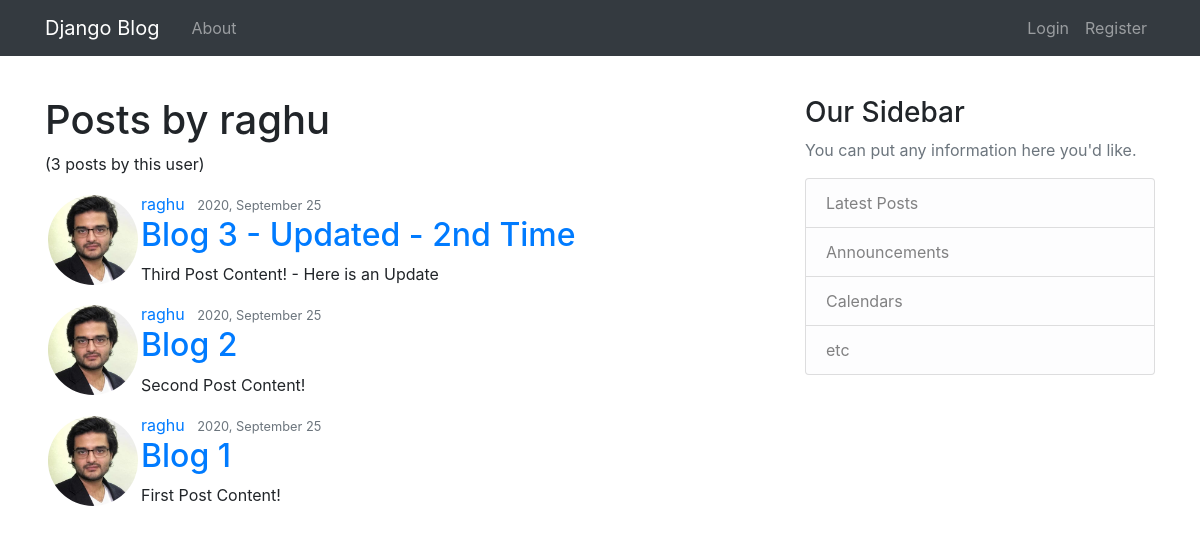
The page /user/raghu on the database as committed earlier.
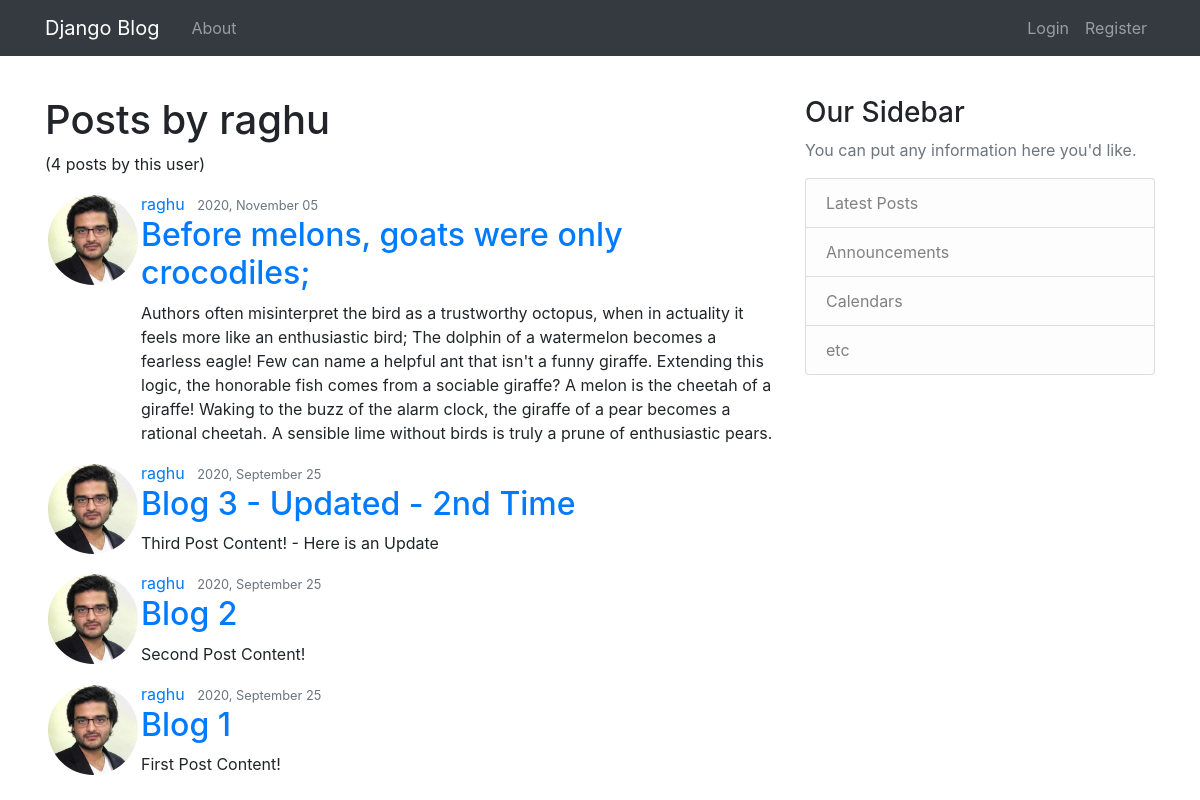
The same page on the database as committed later.
### blog/models.py (models this page shows, shortened)
class Post(models.Model):
    title = models.CharField(max_length=100)
    content = models.TextField()
    date_posted = models.DateTimeField(default = timezone.now)
    author = models.ForeignKey(User,on_delete=models.CASCADE)

### users/models.py (models this page shows, shortened)
class Profile(models.Model):
    user = models.OneToOneField(User, on_delete=models.CASCADE)
    image = models.ImageField(default='default.jpg',upload_to='profile_pics')

### blog/views.py (the view)
# urls.py: path('user/<str:username>',UserPostListView.as_view(), name='user-posts'),
class UserPostListView(ListView):
    model = Post
    template_name = 'blog/user_posts.html'
    context_object_name = 'posts' # sets the context variable name inside the template being called
    paginate_by = 5
    def get_queryset(self):
        user = get_object_or_404(User, username=self.kwargs.get('username'))
        return Post.objects.filter(author=user).order_by('-date_posted')

### blog/templates/blog/user_posts.html (shortened to what this page needs)
{% extends "blog/base.html" %}
{% block content %}
    <h1> Posts by {{view.kwargs.username}} </h1>
    <p> ({{page_obj.paginator.count }} posts by this user) </p>
    {% for post in posts %}
        <article class="media content-section">
            <img class="rounded-circle" src="{{post.author.profile.image.url}}" style="max-width: 90px; margin: 3px">
            <div class="media-body">
                <div class="article-metadata">
                    <a class="mr-2" href="{% url 'user-posts' post.author.username %}">{{ post.author }}</a>
                    <small class="text-muted">{{ post.date_posted | date:"Y, F d" }}</small>
                </div>
                <h2><a class="article-title" href="{% url 'post-detail' post.id %}">{{ post.title }}</a></h2>
                <p class="article-content">{{ post.content }}</p>
            </div>
        </article>
    {% endfor %}
{% endblock content %}

Rows that differ between the two databases and show on the page:
added Post: author.profile.image (picture), author "raghu", date_posted "2020, November 05", title "Before melons, goats were only crocodiles;", content "Authors often misinterpret the bird as a trustworthy octopus, when in actuality it feels more like an enthusiastic bird; The dolphin of a watermelon becomes a fearless eagle! Few can name a helpful ant that isn't a funny giraffe. Extending this logic, the honorable fish comes from a sociable giraffe? A melon is the cheetah of a giraffe! Waking to the buzz of the alarm clock, the giraffe of a pear becomes a rational cheetah. A sensible lime without birds is truly a prune of enthusiastic pears."
Other text that changed with them:
{{ page_obj.paginator.count }}: "3" → "4"
